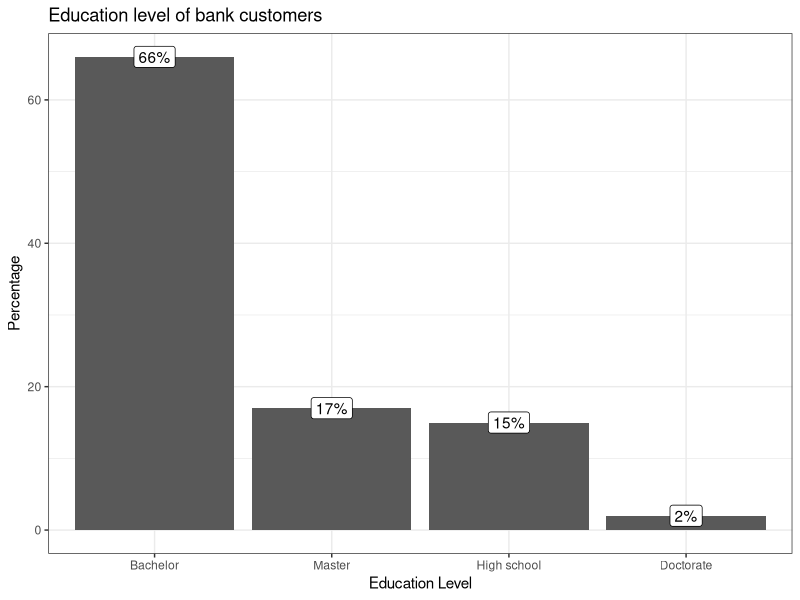

Source code (R):
## ---- chunk 1
knitr::opts_chunk$set(echo = TRUE, eval = TRUE, warning = FALSE, message = FALSE, error = FALSE)
## ---- chunk 2

# Library
library(tidyverse)
library(kableExtra)

## ---- chunk 3

# Read in data
bank <- read_csv(here::here("data/banksurvey.csv"))

## ---- chunk 4

# Descriptive bar plot
bank %>% 
  group_by(education) %>% 
  summarise(perc = n()/nrow(bank) * 100) %>% 
  as.data.frame() %>% 
  ggplot(aes(x = fct_reorder(education, -perc), 
             y = perc)) + 
  geom_col() + 
  theme_bw() + 
  labs(x = "Education Level", 
       y = "Percentage", 
       title = "Education level of bank customers") + 
  geom_label(aes(label = paste0(perc, "%"), 
                 vjust = 0.5))

## ---- chunk 5

# Descriptive statistics
bank %>% 
  summarise(Min = min(income), 
            Q1 = round(quantile(income, 0.25), 1), 
            Median = round(median(income), 1), 
            Mean = round(mean(income), 1), 
            Q3 = round(quantile(income, 0.75), 1), 
            Max = max(income),
            sd = sd(income)) %>% 
  kable(caption = "Annual gross income of bank customers (in thousands)")
